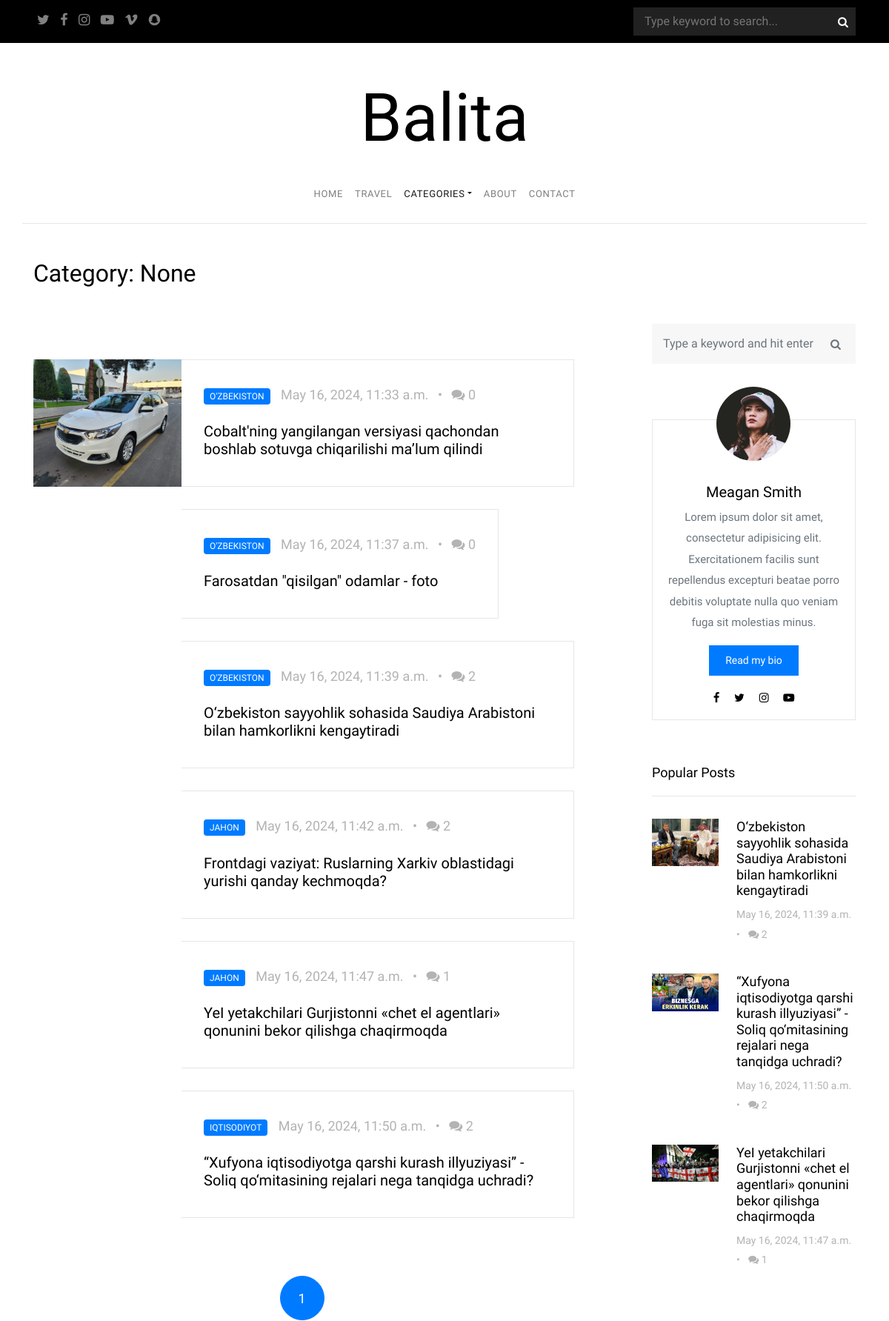
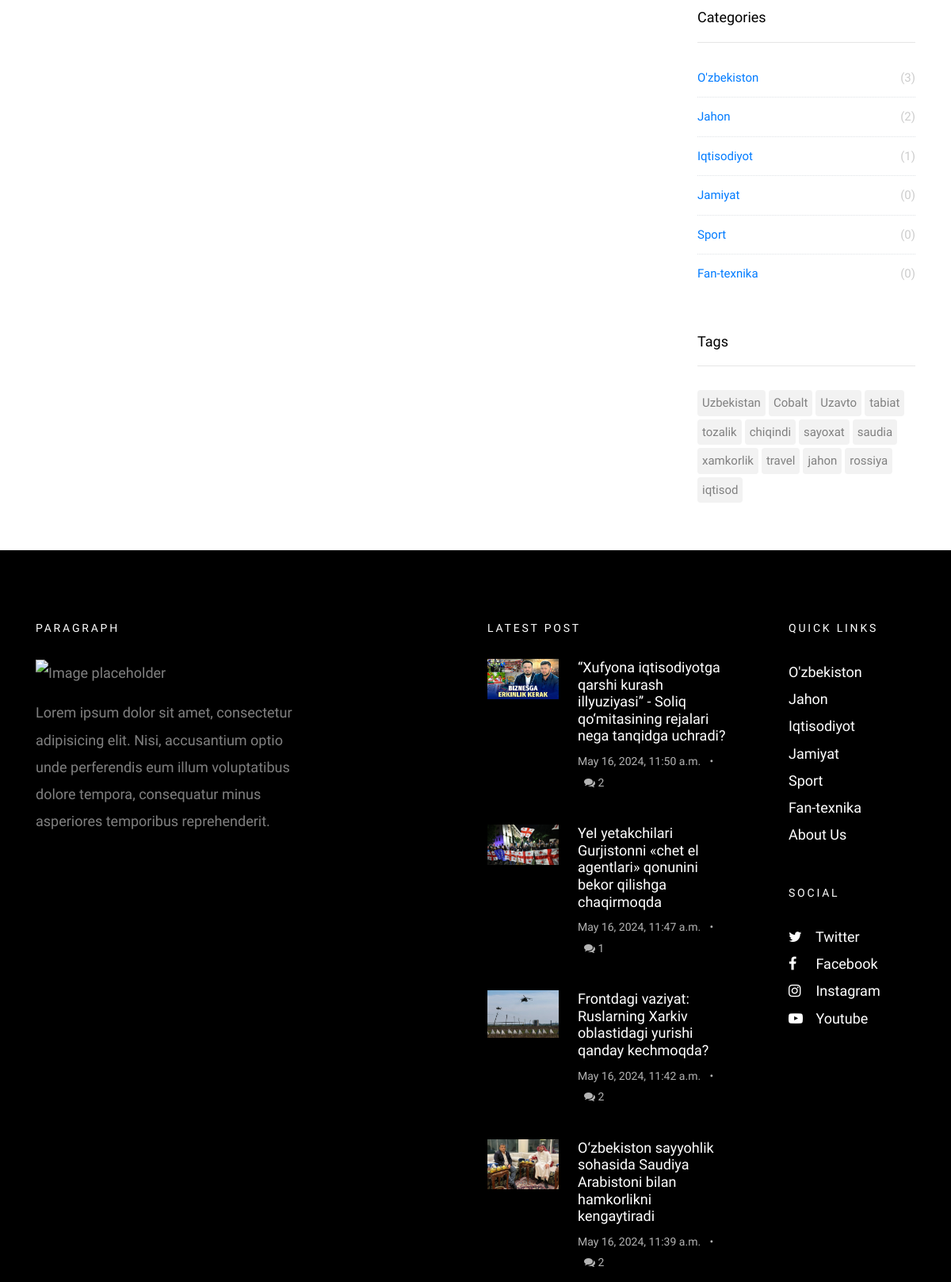
The app's page /search/ (upper part) with its own data (2 pictures, top to bottom).
### blog/models.py (models this page shows, shortened)
class Article(models.Model):
    title = models.CharField(max_length=255)
    sub_title = models.TextField(blank=True, null=True)
    category = models.ForeignKey(Category, on_delete=models.CASCADE)
    description = CKEditor5Field('Text', config_name='extends')
    image = models.ImageField(upload_to='articles/')
    tags = models.ManyToManyField(Tag, blank=True, null=True)
    is_published = models.BooleanField(default=True)
    view_count = models.IntegerField(default=0)
    created_at = models.DateTimeField(auto_now_add=True)
    updated_at = models.DateTimeField(auto_now=True)

class Category(models.Model):
    name = models.CharField(max_length=70)
    created_at = models.DateTimeField(auto_now_add=True)
    updated_at = models.DateTimeField(auto_now=True)
    def __str__(self):
        return self.name

class Tag(models.Model):
    name = models.CharField(max_length=255)
    created_at = models.DateTimeField(auto_now_add=True)
    updated_at = models.DateTimeField(auto_now=True)

### blog/views.py (the view)
# urls.py: path('search/', search_view),
def search_view(request):
    if request.method == "POST":
        data = request.POST
        query = data['key_word']
        return redirect(f'/search?q={query}')
    query = request.GET.get('q')
    if query is not None and len(query) >= 1:
        articles = Article.objects.filter(Q(title__icontains=query) | Q(description__icontains=query))
    else:
        articles = Article.objects.filter(is_published=True)
    page = request.GET.get('page', 1)
    page_obj = Paginator(articles, 6)
    tags = Tag.objects.all()
    popular = Article.objects.all().order_by('-view_count')
    latest = Article.objects.all().order_by('-created_at')
    d = {
        "articles": page_obj.get_page(page),
        "category": "active",
        "categories": Category.objects.all(),
        "popular": popular[:3],
        "cat_name": query,
        "tags": tags,
        "latests_footer": latest
    }
    return render(request, 'category.html', context=d)

### templates/category.html (shortened to what this page needs)
{% extends 'layouts/master.html' %}
{% load static %}
{% block mainpage_categories_title %}
<div class="row mb-4">
    <div class="col-md-6">
        <h2 class="mb-4">Category: {{cat_name}}</h2>
    </div>
</div>
{% endblock %}
{% block content %}
<div class="col-md-12 col-lg-8 main-content">
    <div class="row mb-5 mt-5">
        <div class="col-md-12">
            {% for article in articles %}
            <div class="post-entry-horzontal">
                <a href="/category/{{article.id}}">
                    <div class="image element-animate" data-animate-effect="fadeIn"
                         style="background-image: url({{article.image.url}});"></div>
                    <span class="text">
                        <div class="post-meta">
                        <span class="category">{{article.category}}</span>
                        <span class="mr-2">{{article.created_at}} </span> &bullet;
                        <span class="ml-2"><span class="fa fa-comments"></span> {{article.comments_set.count}}</span>
                        </div>
                        <h2>{{article.title}}</h2>
                        </span>
                </a>
            </div>
            {% endfor %}
        </div>
    </div>
    <div class="row">
        <div class="col-md-12 text-center">
            <nav aria-label="Page navigation" class="text-center">
                <ul class="pagination">
                    {% for i in articles.paginator.page_range %}
                    {% if articles.number == i %}
                    <li class="page-item active"><a class="page-link" href="?page={{i}}">{{i}}</a></li>
                    {% else %}
                    <li class="page-item"><a class="page-link" href="?page={{i}}">{{i}}</a></li>
                    {% endif %}
                    {% endfor %}
                </ul>
            </nav>
        </div>
    </div>
</div>
{% endblock %}

### templates/layouts/master.html (shortened to what this page needs)
<!doctype html>
<html lang="en">
{% load static %}
<head>
    <link rel="stylesheet" href="{% static './css/bootstrap.css' %}">
    <link rel="stylesheet" href="{% static './css/animate.css' %}">
    <link rel="stylesheet" href="{% static './css/owl.carousel.min.css' %}">
    <link rel="stylesheet" href="{% static './fonts/ionicons/css/ionicons.min.css' %}">
    <link rel="stylesheet" href="{% static './fonts/fontawesome/css/font-awesome.min.css' %}">
    <link rel="stylesheet" href="{% static './fonts/flaticon/font/flaticon.css' %}">
    <link rel="stylesheet" href="{% static './css/style.css' %}">
</head>
<body>
<header role="banner">
    <div class="top-bar">
        <div class="container">
            <div class="row">
                <div class="col-9 social">
                    <a href="#"><span class="fa fa-twitter"></span></a>
                    <a href="#"><span class="fa fa-facebook"></span></a>
                    <a href="#"><span class="fa fa-instagram"></span></a>
                    <a href="#"><span class="fa fa-youtube-play"></span></a>
                    <a href="#"><span class="fa fa-vimeo"></span></a>
                    <a href="#"><span class="fa fa-snapchat"></span></a>
                </div>
                <div class="col-3 search-top">
                    <form action="/search/" class="search-top-form" method="POST">
                        <span class="icon fa fa-search"></span>
                        <input name="key_word" type="text" id="search" placeholder="Type keyword to search...">
                    </form>
                </div>
            </div>
        </div>
    </div>
    <div class="container logo-wrap">
        <div class="row pt-5">
            <div class="col-12 text-center">
                <h1 class="site-logo"><a href="/">Balita</a></h1>
            </div>
        </div>
    </div>
    <nav class="navbar navbar-expand-md  navbar-light bg-light">
        <div class="container">
            <div class="collapse navbar-collapse" id="navbarMenu">
                <ul class="navbar-nav mx-auto">
                    <li class="nav-item">
                        <a class="nav-link {{home}}" href="/">Home</a>
                    </li>
                    <li class="nav-item ">
                        <a class="nav-link {{categories}}}" href="/categories/1" id="dropdown04">Travel</a>
                    </li>
                    <li class="nav-item dropdown">
                        <a class="nav-link dropdown-toggle {{category}}" href="/categories" id="dropdown05"
                           data-toggle="dropdown"
                           aria-haspopup="true" aria-expanded="false">Categories</a>
                    </li>
                    <li class="nav-item {{about}}">
                        <a class="nav-link {{about}}" href="/about">About</a>
                    </li>
                    <li class="nav-item {{contact}}">
                        <a class="nav-link {{contact}}" href="/contact">Contact</a>
                    </li>
                </ul>
            </div>
        </div>
    </nav>
</header>
<section class="pt-5">
</section>
<section class="site-section py-sm">
    <div class="container">
        {% block mainpage_categories_title %}
        {% endblock %}
        <div class="row blog-entries">
            {% block content %}
            {% endblock %}
            <div class="col-md-12 col-lg-4 sidebar">
                <div class="sidebar-box search-form-wrap">
                    <form action="/search/" class="search-form" method="post">
                        <div class="form-group">
                            <span class="icon fa fa-search"></span>
                            <input name="key_word" type="text" class="form-control" id="s"
                                   placeholder="Type a keyword and hit enter">
                        </div>
                    </form>
                </div>
                <div class="sidebar-box">
                    <div class="bio text-center">
                        <img src="{% static 'images/person_1.jpg' %}" alt="Image Placeholder" class="img-fluid">
                        <div class="bio-body">
                            <h2>Meagan Smith</h2>
                            <p>Lorem ipsum dolor sit amet, consectetur adipisicing elit. Exercitationem facilis sunt
                                repellendus excepturi beatae porro debitis voluptate nulla quo veniam fuga sit molestias
                                minus.</p>
                            <p><a href="/about" class="btn btn-primary btn-sm">Read my bio</a></p>
                            <p class="social">
                                <a href="#" class="p-2"><span class="fa fa-facebook"></span></a>
                                <a href="#" class="p-2"><span class="fa fa-twitter"></span></a>
                                <a href="#" class="p-2"><span class="fa fa-instagram"></span></a>
                                <a href="#" class="p-2"><span class="fa fa-youtube-play"></span></a>
                            </p>
                        </div>
                    </div>
                </div>
                <div class="sidebar-box">
                    <h3 class="heading">Popular Posts</h3>
                    <div class="post-entry-sidebar">
                        <ul>
                            {% for article in popular %}
                            <li>
                                <a href="/category/{{article.id}}">
                                    <img src="{{article.image.url}}" alt="Image placeholder" class="mr-4">
                                    <div class="text">
                                        <h4>{{article.title}}</h4>
                                        <div class="post-meta">
                                            <span class="mr-2">{{article.updated_at}} </span> &bullet;
                                            <span class="ml-2"><span class="fa fa-comments"></span> {{article.comments_set.count}}</span>
                                        </div>
                                    </div>
                                </a>
                            </li>
                            {% endfor %}
                        </ul>
                    </div>
                </div>
                <div class="sidebar-box">
                    <h3 class="heading">Categories</h3>
                    <ul class="categories">
                        {% for category in categories %}
                        <li><a href="/categories/{{category.id}}">
                            {{category}}<span>({{category.article_set.count}})</span></a>
                        </li>
                        {% endfor %}
                    </ul>
                </div>
                <div class="sidebar-box">
                    <h3 class="heading">Tags</h3>
                    <ul class="tags">
                        {% for tag in tags %}
                        <li><a href="/categories/?tag={{tag.id}}">{{tag.name}}</a></li>
                        {% endfor %}
                    </ul>
                </div>
            </div>
        </div>
    </div>
</section>
<footer class="site-footer">
    <div class="container">
        <div class="row mb-5">
            <div class="col-md-4">
                <h3>Paragraph</h3>
                <p>
                    <img src="{% static 'images/img_1.jpg' %}" alt="Image placeholder" class="img-fluid">
                </p>
                <p>Lorem ipsum dolor sit amet, consectetur adipisicing elit. Nisi, accusantium optio unde perferendis
                    eum illum voluptatibus dolore tempora, consequatur minus asperiores temporibus reprehenderit.</p>
            </div>
            <div class="col-md-6 ml-auto">
                <div class="row">
                    <div class="col-md-7">
                        <h3>Latest Post</h3>
                        <div class="post-entry-sidebar">
                            <ul>
                                {% for latest in latests_footer %}
                                <li>
                                    <a href>
                                        <img src="{{ latest.image.url }}" alt="Image placeholder" class="mr-4">
                                        <div class="text">
                                            <h4>{{latest.title}}</h4>
                                            <div class="post-meta">
                                                <span class="mr-2">{{latest.created_at}} </span> &bullet;
                                                <span class="ml-2"><span class="fa fa-comments"></span> {{latest.comments_set.count}}</span>
                                            </div>
                                        </div>
                                    </a>
                                </li>
                                {% endfor %}
                            </ul>
                        </div>
                    </div>
                    <div class="col-md-1"></div>
                    <div class="col-md-4">
                        <div class="mb-5">
                            <h3>Quick Links</h3>
                            <ul class="list-unstyled">
                                {% for category in categories %}
                                <li><a href="/categories/{{category.id}}">{{category}}</a></li>
                                {% endfor %}
                                <li><a href="/about">About Us</a></li>
                            </ul>
                        </div>
                        <div class="mb-5">
                            <h3>Social</h3>
                            <ul class="list-unstyled footer-social">
                                <li><a href="#"><span class="fa fa-twitter"></span> Twitter</a></li>
                                <li><a href="#"><span class="fa fa-facebook"></span> Facebook</a></li>
                                <li><a href="#"><span class="fa fa-instagram"></span> Instagram</a></li>
                                <li><a href="#"><span class="fa fa-youtube-play"></span> Youtube</a></li>
                            </ul>
                        </div>
                    </div>
                </div>
            </div>
        </div>
    </div>
</footer>
</body>
</html>

### records on screen
Article: image (picture), category "O'ZBEKISTON", created_at "May 16, 2024, 11:33 a.m.", comments_set.count "0", title "Cobalt'ning yangilangan versiyasi qachondan boshlab sotuvga chiqarilishi ma’lum qilindi"
Article: category "O'ZBEKISTON", created_at "May 16, 2024, 11:37 a.m.", comments_set.count "0", title "Farosatdan \"qisilgan\" odamlar - foto"
Article: category "O'ZBEKISTON", created_at "May 16, 2024, 11:39 a.m.", comments_set.count "2", title "O‘zbekiston sayyohlik sohasida Saudiya Arabistoni bilan hamkorlikni kengaytiradi", image (picture), updated_at "May 16, 2024, 11:39 a.m."
Article: category "JAHON", created_at "May 16, 2024, 11:42 a.m.", comments_set.count "2", title "Frontdagi vaziyat: Ruslarning Xarkiv oblastidagi yurishi qanday kechmoqda?", image (picture)
Article: category "JAHON", created_at "May 16, 2024, 11:47 a.m.", comments_set.count "1", title "YeI yetakchilari Gurjistonni «chet el agentlari» qonunini bekor qilishga chaqirmoqda", image (picture), updated_at "May 16, 2024, 11:47 a.m."
Article: category "IQTISODIYOT", created_at "May 16, 2024, 11:50 a.m.", comments_set.count "2", title "“Xufyona iqtisodiyotga qarshi kurash illyuziyasi” - Soliq qo‘mitasining rejalari nega tanqidga uchradi?", image (picture), updated_at "May 16, 2024, 11:50 a.m."
Category: name "O'zbekiston", article_set.count "3"
Category: name "Jahon", article_set.count "2"
Category: name "Iqtisodiyot", article_set.count "1"
Category: name "Jamiyat", article_set.count "0"
Category: name "Sport", article_set.count "0"
Category: name "Fan-texnika", article_set.count "0"
Tag: name "Uzbekistan"
Tag: name "Cobalt"
Tag: name "Uzavto"
Tag: name "tabiat"
Tag: name "tozalik"
Tag: name "chiqindi"
Tag: name "sayoxat"
Tag: name "saudia"
Tag: name "xamkorlik"
Tag: name "travel"
Tag: name "jahon"
Tag: name "rossiya"
Tag: name "iqtisod"

### other values on screen
{{ cat_name }} "None"
{{ i }} "1"
